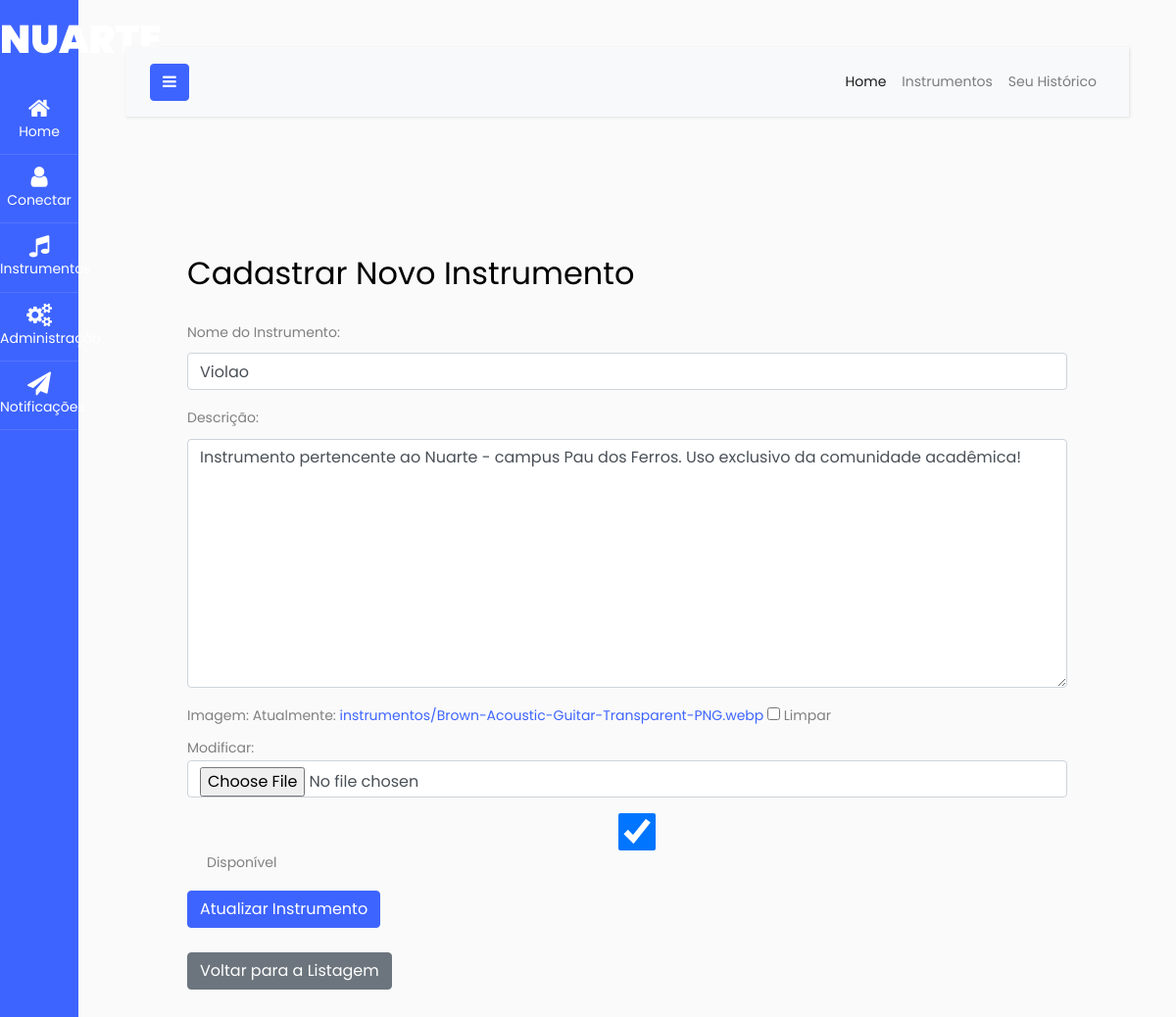
The app's page /atualizar_instrumento/16/ (signed in) with its own data.
### nuarte/models.py (models this page shows, shortened)
class Instrumento(models.Model):
    nome = models.CharField(max_length=100)
    descricao = models.TextField()
    disponivel = models.BooleanField(default=True)
    imagem = models.ImageField(upload_to='instrumentos/', null=True, blank=True)

### nuarte/views.py (the view)
# urls.py: path('atualizar_instrumento/<int:pk>/', AtualizarInstrumentoView.as_view(), name='atualizar_instrumento'),
@method_decorator(user_passes_test(is_admin), name='dispatch')
class AtualizarInstrumentoView(SuccessMessageMixin, UpdateView):
    model = Instrumento
    form_class = InstrumentoForm
    template_name = 'nuarte/editar_instrumento.html'
    success_url = reverse_lazy('nuarte:listar_instrumentos')
    success_message = 'Instrumento atualizado com sucesso!'

### nuarte/forms.py
class InstrumentoForm(forms.ModelForm):
    class Meta:
        model = Instrumento
        fields = '__all__'
    def __init__(self, *args, **kwargs):
        super().__init__(*args, **kwargs)
        self.fields['disponivel'].widget.attrs['class'] = 'form-check-input'
        for field_name, field in self.fields.items():
            field.widget.attrs['class'] = 'form-control'

### nuarte/views.py (called while the page is built)
def is_admin(user):
    return user.is_authenticated and user.groups.filter(name='Administradores').exists()

### nuarte/templates/nuarte/editar_instrumento.html (shortened to what this page needs)
{% extends 'base.html' %}
{% block content %}
  <div class="container mt-5">
    <h2 class="mb-4">Cadastrar Novo Instrumento</h2>
    <form method="post" enctype="multipart/form-data">
      <div class="form-group">
        <label for="{{ form.nome.id_for_label }}">Nome do Instrumento:</label>
        {{ form.nome }}
      </div>
      <div class="form-group">
        <label for="{{ form.descricao.id_for_label }}">Descrição:</label>
        {{ form.descricao }}
      </div>
      <div class="form-group">
        <label for="{{ form.imagem.id_for_label }}">Imagem:</label>
        {{ form.imagem }}
      </div>
      <div class="form-group form-check">
        {{ form.disponivel }}
        <label class="form-check-label" for="{{ form.disponivel.id_for_label }}">Disponível</label>
      </div>
      <button type="submit" class="btn btn-primary">Atualizar Instrumento</button>
    </form>
    <br>
    <a href="{% url 'nuarte:listar_instrumentos' %}" class="btn btn-secondary">Voltar para a Listagem</a>
  </div>
{% endblock %}

### records on screen
Instrumento: nome "Violao", descricao "Instrumento pertencente ao Nuarte - campus Pau dos Ferros. Uso exclusivo da comunidade acadêmica!", disponivel "☑"
